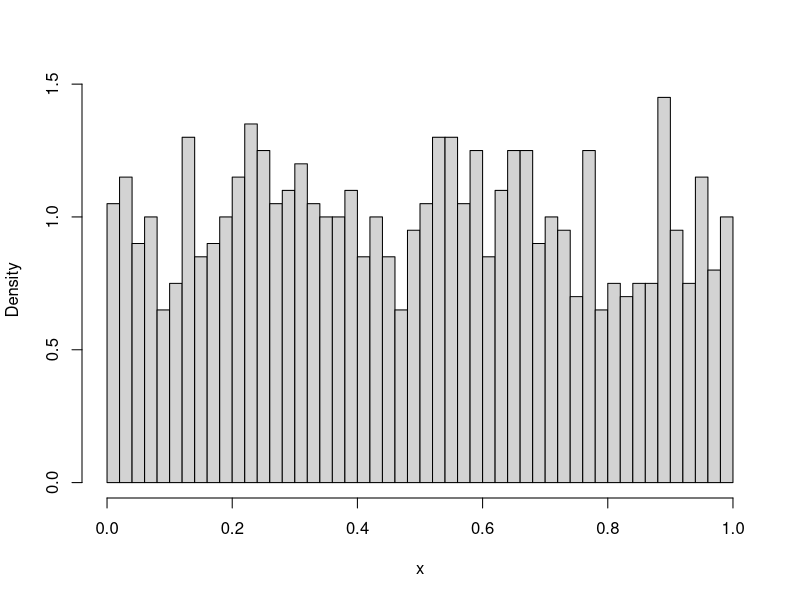
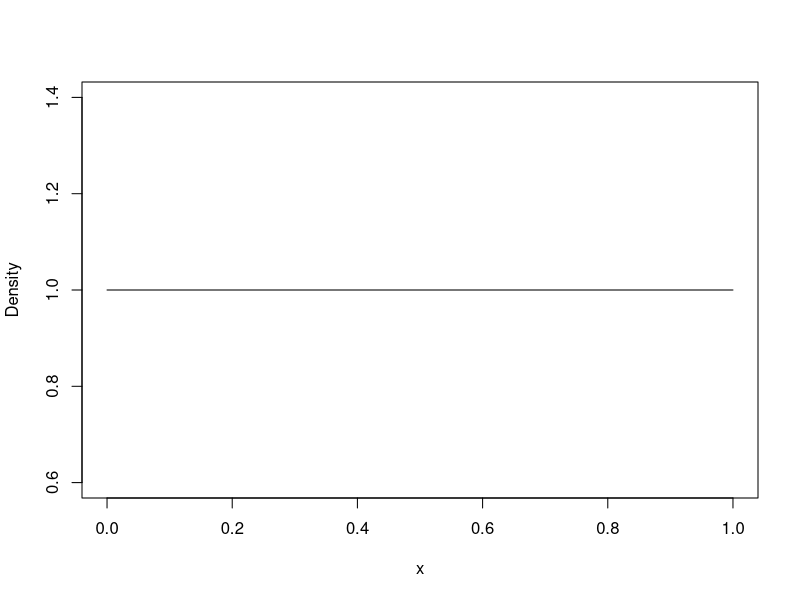
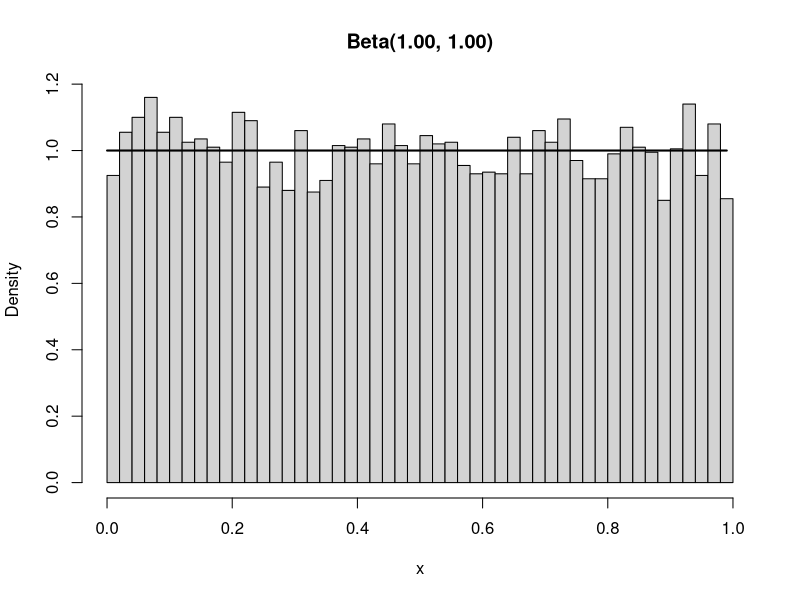
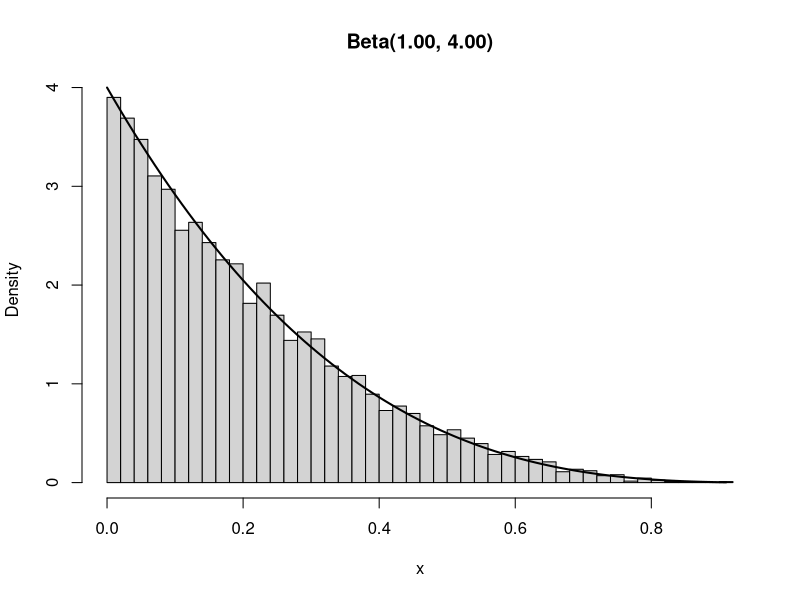
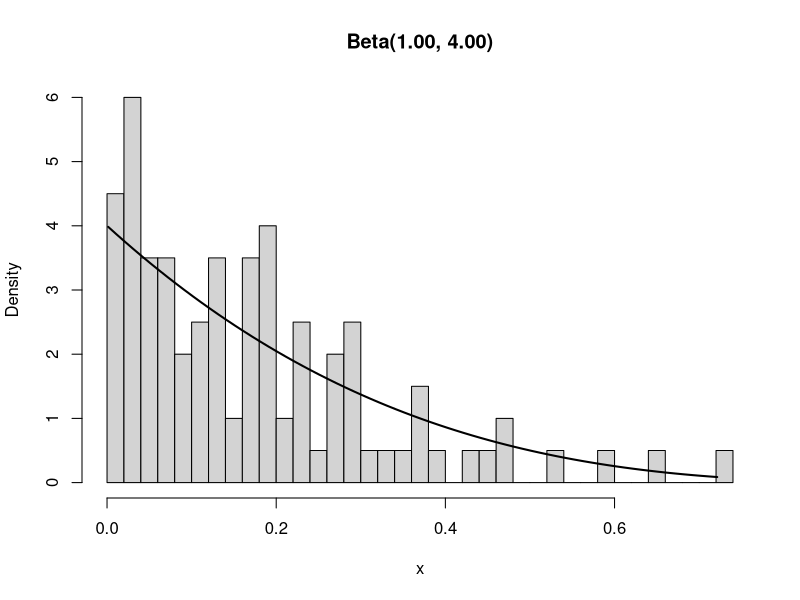
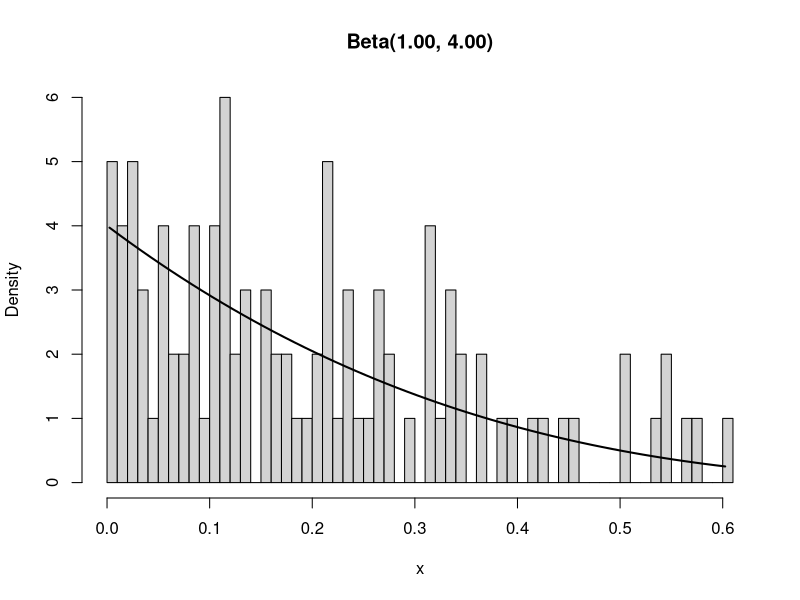

These charts were generated, in order, by the following R code:
## ---- chunk 1
runif(1)
## ---- chunk 2
runif(1, min = -10, max = 10)
## ---- chunk 3
runif(10, min = -10, max = 10)
## ---- chunk 4
matrix(runif(10*5, min = -10, max = 10), nrow = 10)
## ---- chunk 5
rnorm(1)
rnorm(1, mean = 10, sd = 4)
rnorm(10, mean = 10, sd = 4)
matrix(rnorm(10*5, mean = 10, sd = 4), nrow = 10)
## ---- chunk 6
?rnorm
## ---- chunk 7
rbeta(1, 1, 1)
## ---- chunk 8
draws_beta <- rbeta(1000, 1, 1)
hist(draws_beta, breaks = 50, freq = FALSE, xlab = "x", main = "")
## ---- chunk 9
x <- seq(0, 1, 0.01)
density_beta <- dbeta(x, 1, 1)
plot(x, density_beta, type = "l", ylab = "Density")
## ---- chunk 10
#' Compares the empirical and theoretical density of a Beta distribution
#' 
#' @param n Number of draws to take for the empirical density
#' @param shape1 Shape parameter of Beta. See ?rbeta.
#' @param shape2 Shape parameter of Beta. See ?rbeta.
#' @param step_size Controls the details of the theoretical density plot.
#' The smaller this value, the more detailed the plot. Default value is 0.01.
#' @return Returns a plot. 
#' @examples
#' plot_beta_density(10000, 1, 1)
#' plot_beta_density(10000, 1, 5, step_size=1e-4)
plot_beta_density <- function(n, shape1, shape2, step_size=0.01){
  draws_beta <- rbeta(n, shape1, shape2)
  min_x <- min(draws_beta)
  max_x <- max(draws_beta)
  x <- seq(min_x, max_x, step_size)
  density_beta <- dbeta(x, shape1, shape2)
  hist(draws_beta, 
       breaks = 50, 
       freq = FALSE,
       xlab = "x", 
       ylab = "Density", 
       main = sprintf("Beta(%.2f, %.2f)", shape1, shape2)
       )
  lines(x, density_beta, col="black", lwd = 2)
}
## ---- chunk 11
plot_beta_density(10000, 1, 1)
## ---- chunk 12
plot_beta_density(10000, 1, 4)
## ---- chunk 13
plot_beta_density(100, 1, 4)
## ---- chunk 14
plot_beta_density(100, 1, 4)
## ---- chunk 15
set.seed(6150533)
rgamma(1, 1)
## ---- chunk 16
set.seed(6150533)
rgamma(1, 1)
## ---- chunk 17
sample(100000000,1)
## ---- chunk 18
set.seed(45489699)
